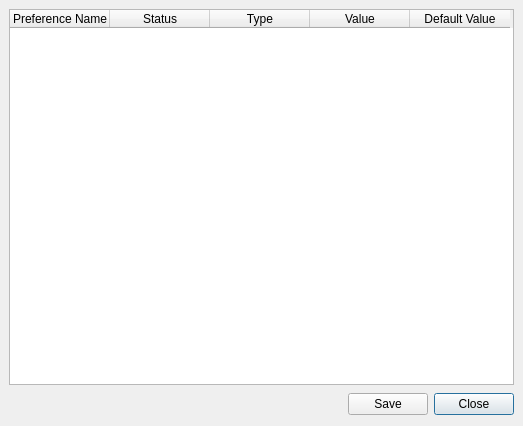
<ui version="4.0" >
 <author></author>
 <comment></comment>
 <exportmacro></exportmacro>
 <class>AdvancedConfigWindow</class>
 <widget class="QDialog" name="AdvancedConfigWindow" >
  <property name="geometry" >
   <rect>
    <x>0</x>
    <y>0</y>
    <width>523</width>
    <height>426</height>
   </rect>
  </property>
  <property name="windowTitle" >
   <string>@product@ - Advanced Configuration</string>
  </property>
  <layout class="QGridLayout" >
   <property name="margin" >
    <number>9</number>
   </property>
   <property name="spacing" >
    <number>6</number>
   </property>
   <item row="0" column="0" >
    <widget class="QTableWidget" name="tableWidget" >
     <property name="selectionBehavior" >
      <enum>QAbstractItemView::SelectRows</enum>
     </property>
     <column>
      <property name="text" >
       <string>Preference Name</string>
      </property>
     </column>
     <column>
      <property name="text" >
       <string>Status</string>
      </property>
     </column>
     <column>
      <property name="text" >
       <string>Type</string>
      </property>
     </column>
     <column>
      <property name="text" >
       <string>Value</string>
      </property>
     </column>
     <column>
      <property name="text" >
       <string>Default Value</string>
      </property>
     </column>
    </widget>
   </item>
   <item row="1" column="0" >
    <layout class="QGridLayout" >
     <property name="margin" >
      <number>0</number>
     </property>
     <property name="spacing" >
      <number>6</number>
     </property>
     <item row="0" column="0" >
      <spacer>
       <property name="orientation" >
        <enum>Qt::Horizontal</enum>
       </property>
       <property name="sizeHint" >
        <size>
         <width>251</width>
         <height>26</height>
        </size>
       </property>
      </spacer>
     </item>
     <item row="0" column="2" >
      <widget class="QPushButton" name="closeButton" >
       <property name="text" >
        <string>Close</string>
       </property>
      </widget>
     </item>
     <item row="0" column="1" >
      <widget class="QPushButton" name="saveButton" >
       <property name="text" >
        <string>Save</string>
       </property>
      </widget>
     </item>
    </layout>
   </item>
  </layout>
 </widget>
 <pixmapfunction></pixmapfunction>
 <tabstops>
  <tabstop>tableWidget</tabstop>
  <tabstop>saveButton</tabstop>
  <tabstop>closeButton</tabstop>
 </tabstops>
 <resources>
  <include location="../../../../resources/wengophone.qrc" />
 </resources>
 <connections>
  <connection>
   <sender>closeButton</sender>
   <signal>clicked()</signal>
   <receiver>AdvancedConfigWindow</receiver>
   <slot>reject()</slot>
   <hints>
    <hint type="sourcelabel" >
     <x>416</x>
     <y>463</y>
    </hint>
    <hint type="destinationlabel" >
     <x>237</x>
     <y>455</y>
    </hint>
   </hints>
  </connection>
  <connection>
   <sender>saveButton</sender>
   <signal>clicked()</signal>
   <receiver>AdvancedConfigWindow</receiver>
   <slot>accept()</slot>
   <hints>
    <hint type="sourcelabel" >
     <x>330</x>
     <y>466</y>
    </hint>
    <hint type="destinationlabel" >
     <x>136</x>
     <y>458</y>
    </hint>
   </hints>
  </connection>
 </connections>
</ui>
